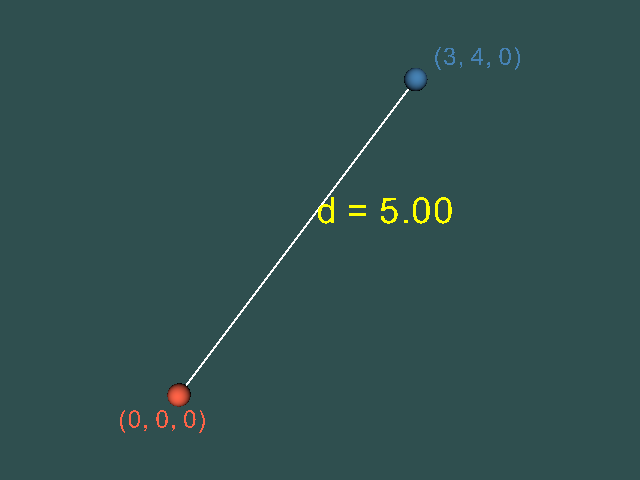

Generate this figure with Python:
#!/usr/bin/env python

# Visualize the distance between two 3D points.

import math

# Factory overrides: importing these modules registers the OpenGL rendering
# and interaction style implementations for vtkRenderingCore factory classes.
import vtkmodules.vtkInteractionStyle  # noqa: F401
import vtkmodules.vtkRenderingOpenGL2  # noqa: F401

# VTK pipeline classes used in this example
from vtkmodules.vtkCommonCore import (
    vtkMath,
    vtkPoints,
)
from vtkmodules.vtkCommonDataModel import (
    vtkCellArray,
    vtkPolyData,
)
from vtkmodules.vtkFiltersSources import vtkSphereSource
from vtkmodules.vtkRenderingCore import (
    vtkActor,
    vtkPolyDataMapper,
    vtkRenderWindow,
    vtkRenderWindowInteractor,
    vtkRenderer,
)
from vtkmodules.vtkRenderingFreeType import vtkVectorText

# Colors (normalized RGB)
tomato_rgb = (1.0, 0.388, 0.278)
steel_blue_rgb = (0.275, 0.510, 0.706)
white_rgb = (1.0, 1.0, 1.0)
yellow_rgb = (1.0, 1.0, 0.0)
dark_slate_gray_rgb = (0.184, 0.310, 0.310)

p0 = (0.0, 0.0, 0.0)
p1 = (3.0, 4.0, 0.0)

# Distance: compute squared distance and Euclidean distance using vtkMath
dist_squared = vtkMath.Distance2BetweenPoints(p0, p1)
dist = math.sqrt(dist_squared)

# Source: sphere at p0
sphere0 = vtkSphereSource()
sphere0.SetCenter(p0)
sphere0.SetRadius(0.15)
sphere0.SetPhiResolution(16)
sphere0.SetThetaResolution(16)

mapper0 = vtkPolyDataMapper()
mapper0.SetInputConnection(sphere0.GetOutputPort())

actor0 = vtkActor()
actor0.SetMapper(mapper0)
actor0.GetProperty().SetColor(tomato_rgb)

# Source: sphere at p1
sphere1 = vtkSphereSource()
sphere1.SetCenter(p1)
sphere1.SetRadius(0.15)
sphere1.SetPhiResolution(16)
sphere1.SetThetaResolution(16)

mapper1 = vtkPolyDataMapper()
mapper1.SetInputConnection(sphere1.GetOutputPort())

actor1 = vtkActor()
actor1.SetMapper(mapper1)
actor1.GetProperty().SetColor(steel_blue_rgb)

# Line: connect the two points with a dashed line
line_points = vtkPoints()
line_points.InsertNextPoint(p0)
line_points.InsertNextPoint(p1)

line_cells = vtkCellArray()
line_cells.InsertNextCell(2)
line_cells.InsertCellPoint(0)
line_cells.InsertCellPoint(1)

line_poly = vtkPolyData()
line_poly.SetPoints(line_points)
line_poly.SetLines(line_cells)

line_mapper = vtkPolyDataMapper()
line_mapper.SetInputData(line_poly)

line_actor = vtkActor()
line_actor.SetMapper(line_mapper)
line_actor.GetProperty().SetColor(white_rgb)
line_actor.GetProperty().SetLineWidth(2.0)

# Label: display the distance at the midpoint
mid = ((p0[0] + p1[0]) / 2.0, (p0[1] + p1[1]) / 2.0, (p0[2] + p1[2]) / 2.0)

label_text = vtkVectorText()
label_text.SetText(f"d = {dist:.2f}")

label_mapper = vtkPolyDataMapper()
label_mapper.SetInputConnection(label_text.GetOutputPort())

label_actor = vtkActor()
label_actor.SetMapper(label_mapper)
label_actor.SetScale(0.3, 0.3, 0.3)
label_actor.SetPosition(mid[0] + 0.2, mid[1] + 0.2, mid[2])
label_actor.GetProperty().SetColor(yellow_rgb)

# Label: point coordinates
p0_label = vtkVectorText()
p0_label.SetText(f"({p0[0]:.0f}, {p0[1]:.0f}, {p0[2]:.0f})")

p0_label_mapper = vtkPolyDataMapper()
p0_label_mapper.SetInputConnection(p0_label.GetOutputPort())

p0_label_actor = vtkActor()
p0_label_actor.SetMapper(p0_label_mapper)
p0_label_actor.SetScale(0.2, 0.2, 0.2)
p0_label_actor.SetPosition(p0[0] - 0.8, p0[1] - 0.4, p0[2])
p0_label_actor.GetProperty().SetColor(tomato_rgb)

p1_label = vtkVectorText()
p1_label.SetText(f"({p1[0]:.0f}, {p1[1]:.0f}, {p1[2]:.0f})")

p1_label_mapper = vtkPolyDataMapper()
p1_label_mapper.SetInputConnection(p1_label.GetOutputPort())

p1_label_actor = vtkActor()
p1_label_actor.SetMapper(p1_label_mapper)
p1_label_actor.SetScale(0.2, 0.2, 0.2)
p1_label_actor.SetPosition(p1[0] + 0.2, p1[1] + 0.2, p1[2])
p1_label_actor.GetProperty().SetColor(steel_blue_rgb)

# Renderer: assemble the scene
renderer = vtkRenderer()
renderer.AddActor(actor0)
renderer.AddActor(actor1)
renderer.AddActor(line_actor)
renderer.AddActor(label_actor)
renderer.AddActor(p0_label_actor)
renderer.AddActor(p1_label_actor)
renderer.SetBackground(dark_slate_gray_rgb)

# Window: display the rendered scene
render_window = vtkRenderWindow()
render_window.AddRenderer(renderer)
render_window.SetWindowName("distance between points")
render_window.SetMultiSamples(0)
render_window.SetSize(640, 480)

# Scene: configure camera
renderer.ResetCamera()
renderer.GetActiveCamera().Dolly(1.2)
renderer.ResetCameraClippingRange()

# Interactor: handle mouse and keyboard events
render_window_interactor = vtkRenderWindowInteractor()
render_window_interactor.SetRenderWindow(render_window)

# Launch the interactive visualization
render_window_interactor.Initialize()
render_window_interactor.Start()
